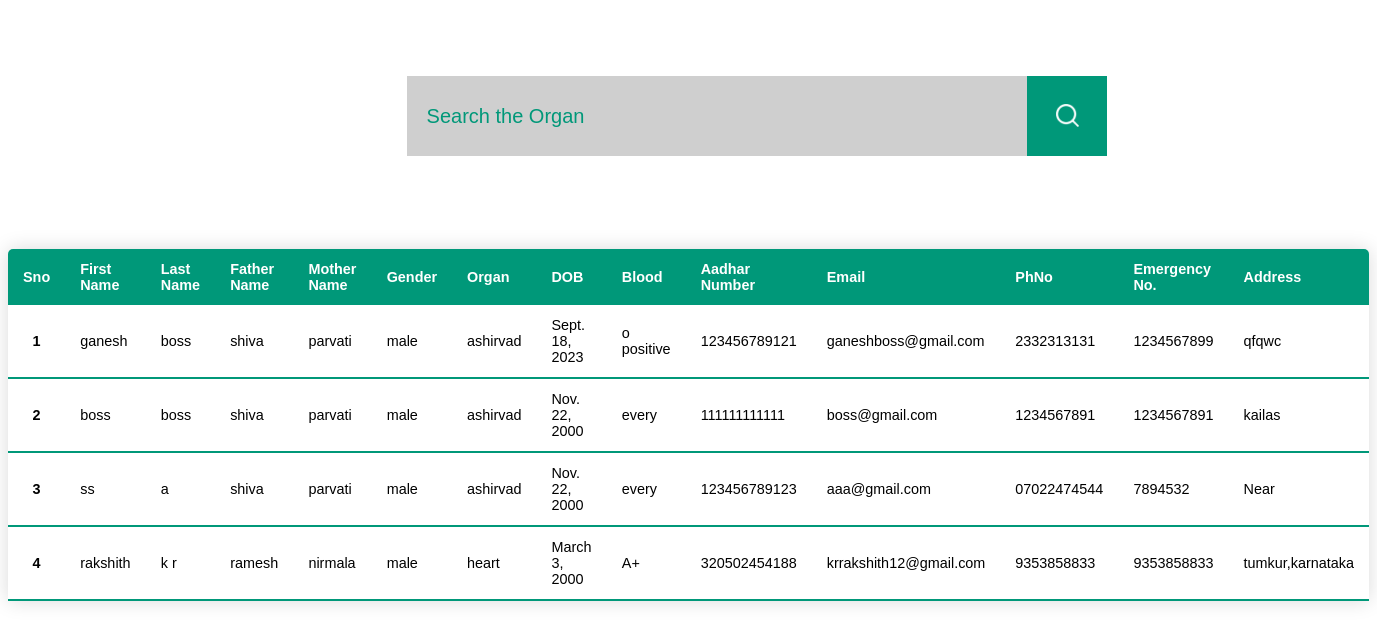
The app's page /reciver with its own data.
### odms/models.py (models this page shows)
class Donor(models.Model):
    firstname = models.CharField(max_length=30)
    lastname = models.CharField(max_length=30)
    fathername = models.CharField(max_length=30)
    mothername = models.CharField(max_length=30)
    gender = models.CharField(max_length=10)
    organ = models.CharField(max_length=20)
    date_of_birth = models.DateField()
    bloodgroup = models.CharField(max_length=10)
    aadharnumber = models.CharField(max_length=12)
    email = models.EmailField()
    phonenumber = models.CharField(max_length=10)
    emergencynumber = models.CharField(max_length=10)
    add = models.TextField()

### organ/views.py (the view)
# urls.py: path('reciver', reciever, name='reciver'),
def reciever(request):
    donordata = Donor.objects.all()
    if request.method=="GET":
        se=request.GET.get('searchname')
        if se!=None:
            donordata = Donor.objects.filter(organ__icontains=se)
    context = {'reciver': donordata}
    return render(request, 'reciver.html', context)

### templates/reciver.html (shortened to what this page needs)
<!DOCTYPE html>
<html lang="en">
<head>
    {% load static %}
    <link rel="stylesheet" href="{% static 'css/reciver.css' %}">
</head>
<body>
  <div class="container">
    <form action="" class="search" method="get">
        <input type="text" placeholder="Search the Organ" name="searchname">
        <button type="submit"> <img src="{% static 'css/search.png' %}" alt=""></button>
    </form>
</div>
     <table class="content-table">
        <thead>
          <tr>
                <th>Sno</th>
                <th>First Name</th>
                <th>Last Name</th>
                <th>Father Name</th>
                <th>Mother Name</th>
                <th>Gender</th>
                <th>Organ</th>
                <th>DOB</th>
                <th>Blood</th>
                <th>Aadhar Number</th>
                <th>Email</th>
                <th>PhNo</th>
                <th>Emergency No.</th>
                <th>Address</th>
          </tr>
        </thead>
        {% for r in reciver %}
        <tbody>
          <tr>
            <th>{{forloop.counter}}</th>
            <td>{{r.firstname}}</td>
            <td>{{r.lastname}}</td>
            <td>{{r.fathername}}</td>
            <td>{{r.mothername}}</td>
            <td>{{r.gender}}</td>
            <td>{{r.organ}}</td>
            <td>{{r.date_of_birth}}</td>
            <td>{{r.bloodgroup}}</td>
            <td>{{r.aadharnumber}}</td>
            <td>{{r.email}}</td>
            <td>{{r.phonenumber}}</td>
            <td>{{r.emergencynumber}}</td>
            <td>{{r.add}}</td>
          </tr>
          {% empty %}
          No Data Found
          {% endfor %}
        </tbody>
      </table>
</body>
</html>

### static/css/reciver.css (style rules this page uses)
* { font-family: sans-serif; }
.content-table { border-collapse: collapse; margin: 25px 0; font-size: 0.9em; min-width: 100%; border-radius: 5px 5px 0 0; overflow: hidden; box-shadow: 0 0 20px rgba(0, 0, 0, 0.15); }
.content-table thead tr { background-color: #009879; width: 100%; color: #ffffff; text-align: left; font-weight: bold; }
.content-table th, .content-table td { padding: 12px 15px; }
.content-table tbody tr { border-bottom: 1px solid #dddddd; }
.content-table tbody tr:last-of-type { border-bottom: 2px solid #009879; }
.container { width: 100%; padding: 5%; display: flex; align-items: center; justify-content: center; }
.search { width: 100%; max-width: 700px; background: rgba(15, 15, 15, 0.2); display: flex; align-items: center; backdrop-filter: blur(4px) saturate(180%); }
.search input { background: transparent; flex: 1; border: 0; outline: none; padding: 24px 20px; font-size: 20px; color:#009879; }
::placeholder { color:#009879; }
.search button img { width: 25px; }
.search button { border: 0; width: 80px; height: 80px; background:#009879; cursor: pointer; }

### records on screen
Donor: firstname "ganesh", lastname "boss", fathername "shiva", mothername "parvati", gender "male", organ "ashirvad", date_of_birth "Sept. 18, 2023", bloodgroup "o positive", aadharnumber "123456789121", email "ganeshboss@gmail.com", phonenumber "2332313131", emergencynumber "1234567899", add "qfqwc"
Donor: firstname "boss", lastname "boss", fathername "shiva", mothername "parvati", gender "male", organ "ashirvad", date_of_birth "Nov. 22, 2000", bloodgroup "every", aadharnumber "111111111111", email "boss@gmail.com", phonenumber "1234567891", emergencynumber "1234567891", add "kailas"
Donor: firstname "ss", lastname "a", fathername "shiva", mothername "parvati", gender "male", organ "ashirvad", date_of_birth "Nov. 22, 2000", bloodgroup "every", aadharnumber "123456789123", email "aaa@gmail.com", phonenumber "07022474544", emergencynumber "7894532", add "Near"
Donor: firstname "rakshith", lastname "k r", fathername "ramesh", mothername "nirmala", gender "male", organ "heart", date_of_birth "March 3, 2000", bloodgroup "A+", aadharnumber "320502454188", email "krrakshith12@gmail.com", phonenumber "9353858833", emergencynumber "9353858833", add "tumkur,karnataka"
